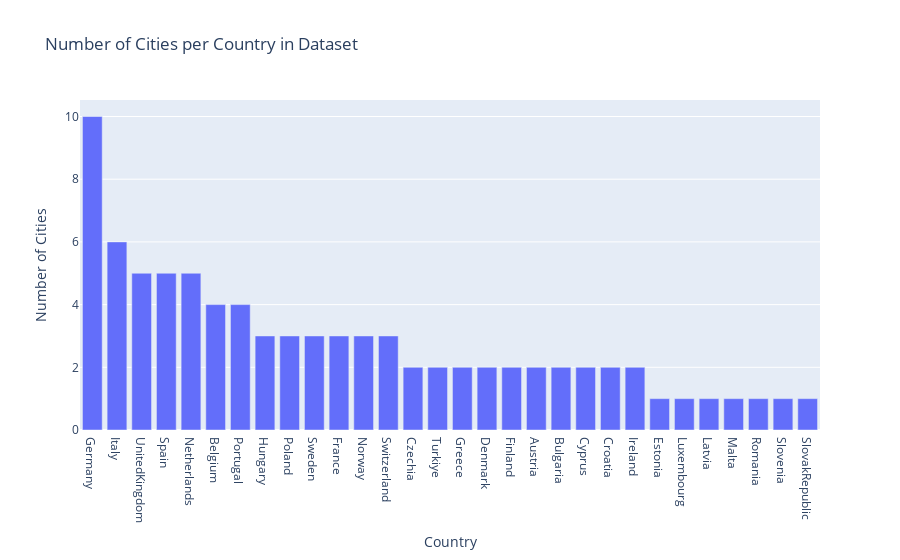

The cell this chart's notebook holds for it:
### Code cell
fig = px.bar(x=country_frequency.index,
             y=country_frequency.values,
             labels={'x': 'Country', 'y': 'Number of Cities'}, 
             title='Number of Cities per Country in Dataset') 
fig.show()

### Figure 1 — Plotly figure (JSON) as saved in the notebook; plotly's stock layout.template omitted (floating-point values rounded to 4 significant figures)
{"data": [{"hovertemplate": "Country=%{x}<br>Number of Cities=%{y}<extra></extra>", "legendgroup": "", "marker": {"color": "#636efa", "pattern": {"shape": ""}}, "name": "", "orientation": "v", "showlegend": false, "textposition": "auto", "type": "bar", "x": ["Germany", "Italy", "UnitedKingdom", "Spain", "Netherlands", "Belgium", "Portugal", "Hungary", "Poland", "Sweden", "France", "Norway", "Switzerland", "Czechia", "Turkiye", "Greece", "Denmark", "Finland", "Austria", "Bulgaria", "Cyprus", "Croatia", "Ireland", "Estonia", "Luxembourg", "Latvia", "Malta", "Romania", "Slovenia", "SlovakRepublic"], "xaxis": "x", "y": [10, 6, 5, 5, 5, 4, 4, 3, 3, 3, 3, 3, 3, 2, 2, 2, 2, 2, 2, 2, 2, 2, 2, 1, 1, 1, 1, 1, 1, 1], "yaxis": "y"}], "layout": {"barmode": "relative", "legend": {"tracegroupgap": 0}, "title": {"text": "Number of Cities per Country in Dataset"}, "xaxis": {"anchor": "y", "domain": [0, 1], "title": {"text": "Country"}}, "yaxis": {"anchor": "x", "domain": [0, 1], "title": {"text": "Number of Cities"}}}}
